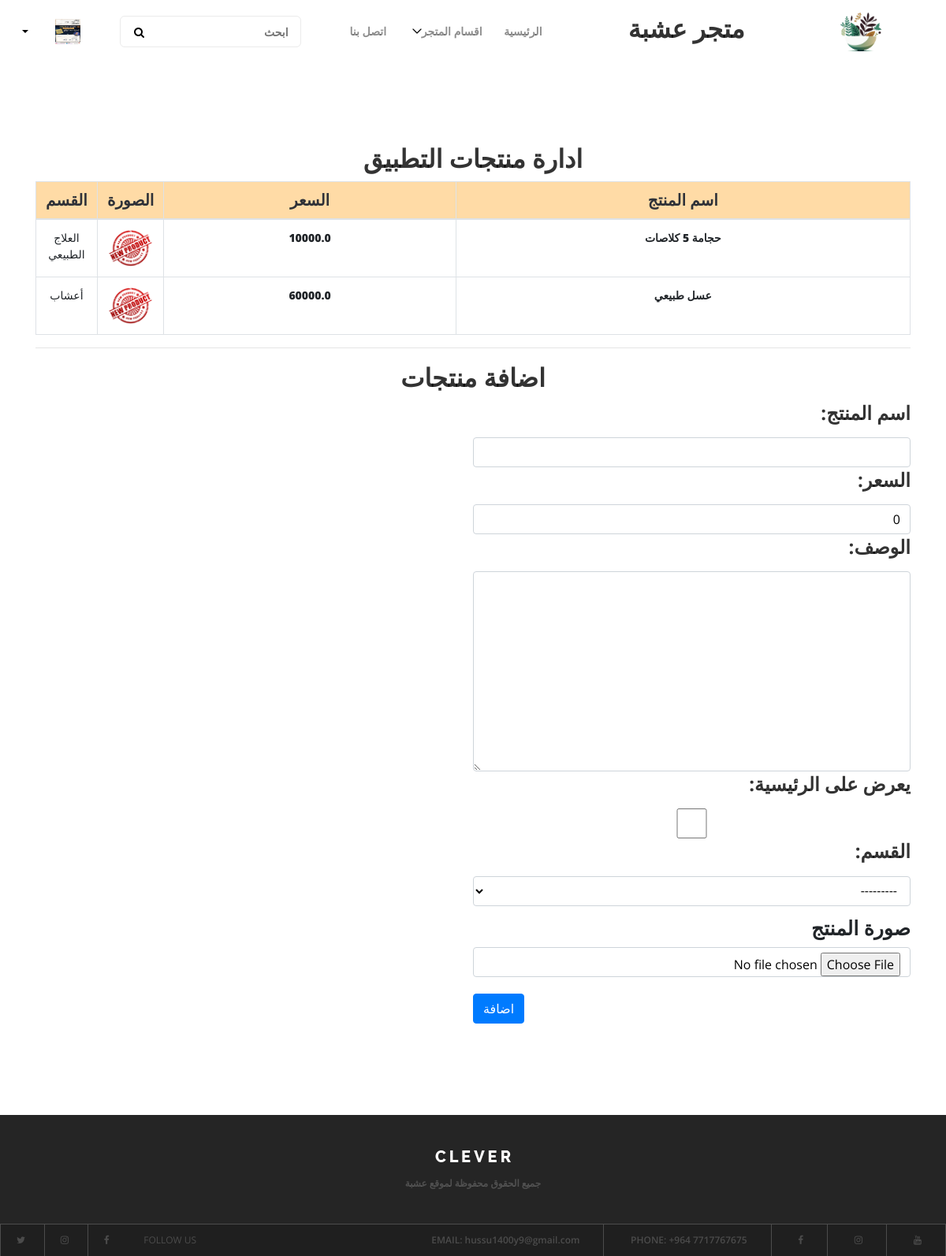
Before: /prdmanage/ (signed in) with the older database file.
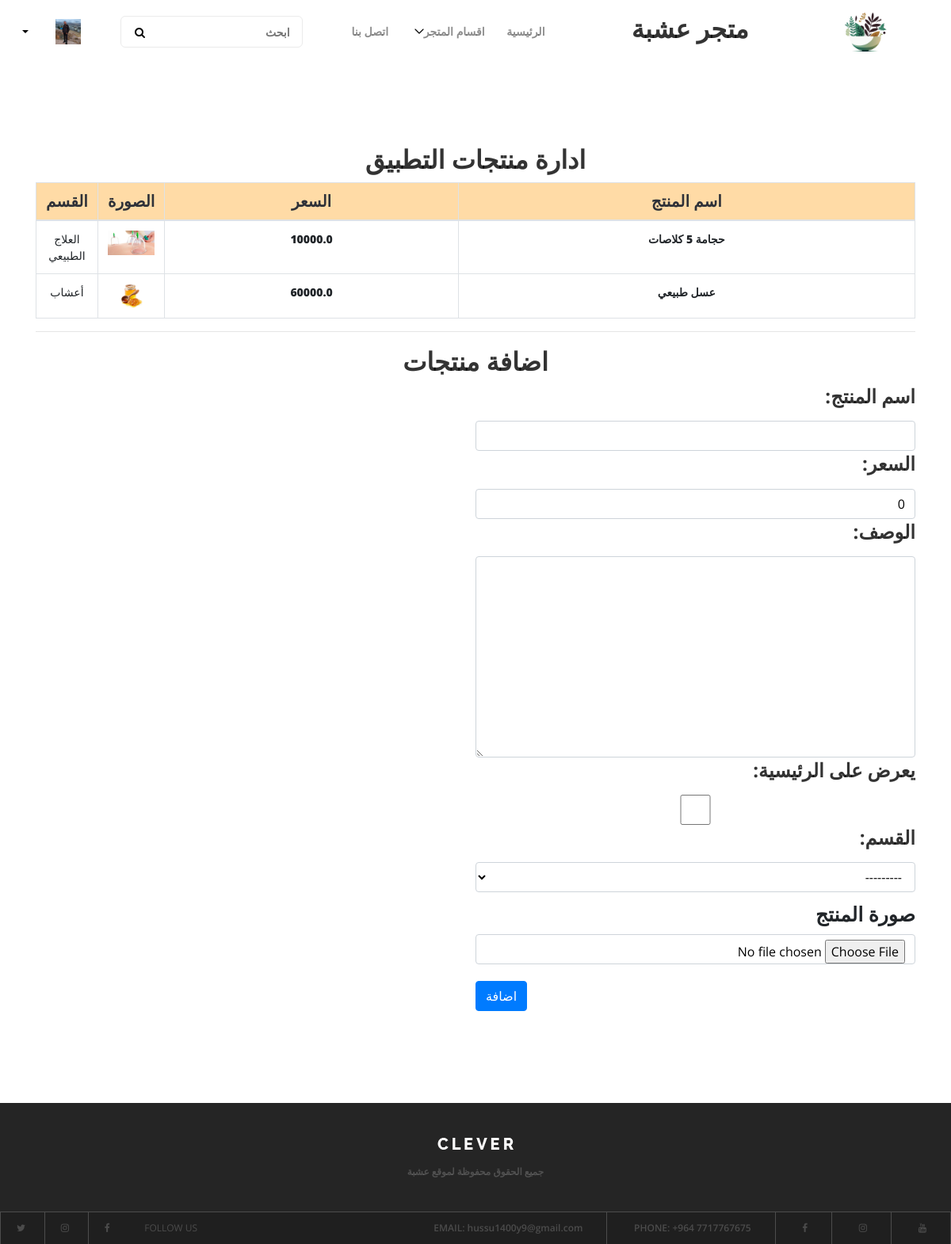
After: the same page with the newer database file.
### accounts/models.py (models this page shows, shortened)
class Profile(models.Model):
   user_id = models.OneToOneField(User, on_delete=models.CASCADE)
   phone = models.BigIntegerField(verbose_name='رقم الهاتف')
   img = models.ImageField(upload_to='media/usrimg/', default='media/usrimg/default.png', verbose_name='الصورة')

### products/models.py (models this page shows, shortened)
class Product(models.Model):
    prd_name = models.CharField(max_length=500, verbose_name="اسم المنتج")
    prd_price = models.FloatField(verbose_name="السعر",default=0)
    description = models.CharField(max_length=1500,verbose_name="الوصف")
    img = models.ImageField( upload_to="media/prd/", default='media/prd/default.png', verbose_name="صورة المنتج")
    up_date = models.DateField(auto_now=False, auto_now_add=True,verbose_name="تاريخ الرفع")
    recommended = models.BooleanField(verbose_name="يعرض على الرئيسية")
    sold = models.BooleanField(verbose_name="مباع")
    discount = models.IntegerField(verbose_name="الخصم", default=0)
    cat_id = models.ForeignKey(Category, on_delete=models.CASCADE,verbose_name="القسم",null=True)
    slug = models.SlugField(verbose_name="Slug",blank=True , null=True)
    total = models.FloatField(verbose_name="السعر الكلي",default=0)

class Category(models.Model):
    cat_name = models.CharField(max_length=150)
    def __str__(self):
        return self.cat_name

### products/views.py (the view)
# urls.py: path('prdmanage/',Prding,name="prding"),
def Prding(request):
    if request.user.is_authenticated:
        if request.user.is_staff:
            user = Profile.objects.get(user_id= request.user)
            prd = Product.objects.all()
            if request.method == "POST":
                pr =Products(data=request.POST)
                if pr.is_valid():
                    prr=pr.save(commit=False)
                    prr.img = request.FILES['img']
                    prr.sold=False
                    prr.save()
                    return redirect ('prding')
            else:
                pr =Products()
            return render(request,'prdmanage.html',{'prds':prd,'pr':pr,'users':user})
        else:
            return redirect ('home')
    else:
        return redirect ('home')

### products/forms.py
class Products(forms.ModelForm):
     class Meta():
         model = Product
         fields = ('prd_name','prd_price','description','recommended','cat_id')
         widgets = {
            'prd_name': forms.TextInput(attrs={'class': 'form-control'}),
            'prd_price': forms.TextInput(attrs={'class': 'form-control'}),
            'description': forms.Textarea(attrs={'class': 'form-control'}),
            'recommended' : forms.CheckboxInput(attrs={'class': 'form-control'}),
            'cat_id' : forms.Select(attrs={'class': 'form-control'})
        }

### products/templates/prdmanage.html (shortened to what this page needs)
{% extends 'base.html' %}
                {% block container %}
<div class="container">
    <h2 class="text-center">ادارة منتجات التطبيق</h2>
    <table class="table table-bordered" >
        <thead class="tab-menu-heading">
            <tr>
                <th class="text-center font-weight-bold" style="font-size:20px;background-color: #FFDBA6">اسم المنتج</th>
                <th class="text-center font-weight-bold" style="font-size:20px;background-color: #FFDBA6">السعر</th>
                <th class="text-center font-weight-bold" style="font-size:20px;background-color: #FFDBA6">الصورة</th>
                <th class="text-center font-weight-bold" style="font-size:20px;background-color: #FFDBA6">القسم</th>
            </tr>
        </thead>
        <tbody>
            {% for prd in prds %}
            <tr>
                <td style="font-weight:800" class="text-center">{{prd.prd_name}}</td>
                <td style="font-weight:800" class="text-center">{{prd.prd_price}}</td>
                <td style="height:50px;width:50px;" class="text-center"> <img src="{{prd.img.url}}" %}"></td>
                <td style="height:50px;width:50px;" class="text-center">{{prd.cat_id.cat_name}}</td>
            </tr>
{% endfor %}
        </tbody>
    </table>
<hr>
<h2 class="text-center"> اضافة منتجات </h2>
    <form action="" method="POST" class="post-form" enctype="multipart/form-data" style="width:50%">
        <div class="form-group">
            {% for field in pr %}
                <span>
                    <h4 style="text-align: right;">
                        {{ field.label_tag }}
                    </h4>
               {{ field }}
                </span>
        {% endfor %}
        <label style="text-align: right;font-size:25px;font-weight:900;" class="form-label" for="customFile">صورة المنتج</label>
        <input name="img" type="file" class="form-control" id="customFile" accept="image/*"/>
        <br>
        <button type="submit" class="btn btn-primary">اضافة</button>
    </form>
</div>
{% endblock container %}

### templates/base.html (shortened to what the changed rows need)
<!DOCTYPE html>
{% load static %}
<html dir="ltr">
<head>
    <link type="text/css" href="{% static 'css\style.css' %} " rel="stylesheet" />
    <link href="{% static 'style.css' %} " rel="stylesheet" />
</head>
<body >
    <header class="header-area">
        <div class="clever-main-menu">
            <div class="classy-nav-container breakpoint-off">
                <nav class="classy-navbar justify-content-between" id="cleverNav">
<H2 class="navbar-expand-md">متجر عشبة</H2>
                    <div class="classy-menu">
                        <div class="classynav">
							{% if request.user.is_authenticated %}
							<div class="login-state d-flex align-items-center">
                                <div class=" ">
                                    <img class="avatar" src="{{users.img.url}}" alt="">
                                </div>
                                <div class="user-name mr-30">
                                    <div class="dropdown">
                                        <a class="dropdown-toggle" href="#" role="button" id="userName" data-toggle="dropdown" aria-haspopup="true" aria-expanded="false">{{users.user_id.first_name}}</a>
                                    </div>
                                </div>
							</div>
							{% else %}
							<div class="register-login-area">
                                <a href="{% url 'reg' %}" class="btn">تسجيل</a>
								<a href="{% url 'login' %}" class="btn active">تسجيل الدخول</a>
                            </div>
							{% endif %}
						</div>
                    </div>
                </nav>
            </div>
        </div>
    </header>
    <section class="popular-courses-area section-padding-100">
		{% block container %}
		{% endblock container %}
    </section>
</body>
</html>

Changed rows visible on the page:
changed Profile: img: a different picture
changed Product "حجامة 5 كلاصات": img: picture added in place of a placeholder
changed Product "عسل طبيعي": img: picture added in place of a placeholder
